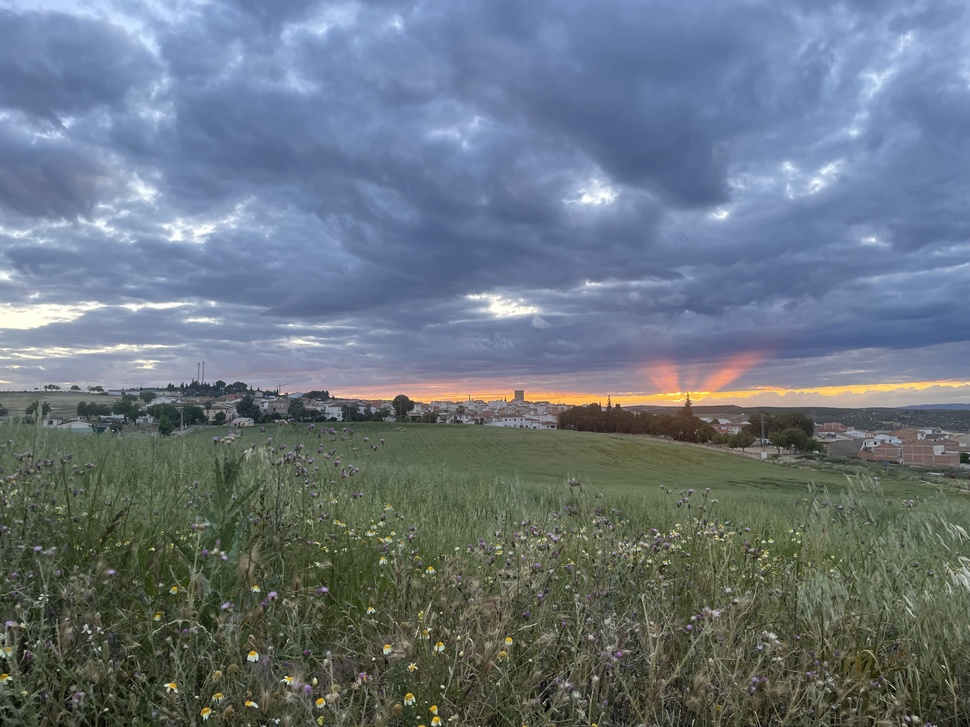
#> input picture ejercicioscapitulo2/imagen.jpg, 970 x 727 px, shrunk from 4032 x 3024 before the run
$ python rotarimagenarbitrario.py
#> lines starting #> are read from the running program, lines starting #| are printed output that depends on the picture
#rotarimagenarbitrario.py
import cv2
import matplotlib.pyplot as plt
img = cv2.imread('imagen.jpg')
#> img is the input picture: shape (727, 970, 3); mean B, G, R 127.4, 117, 105.8
# Configurar la rotación
angulo = 45  # grados (sentido antihorario)
(h, w) = img.shape[:2]
#> h = 727; w = 970
(cX, cY) = (w // 2, h // 2) # Centro de la imagen
#> cX = 485; cY = 363
# Calcular la matriz de rotación 2D
M = cv2.getRotationMatrix2D((cX, cY), angulo, 1.0)
# Aplicar la transformación (Warp Affine)
img_rotada = cv2.warpAffine(img, M, (w, h))
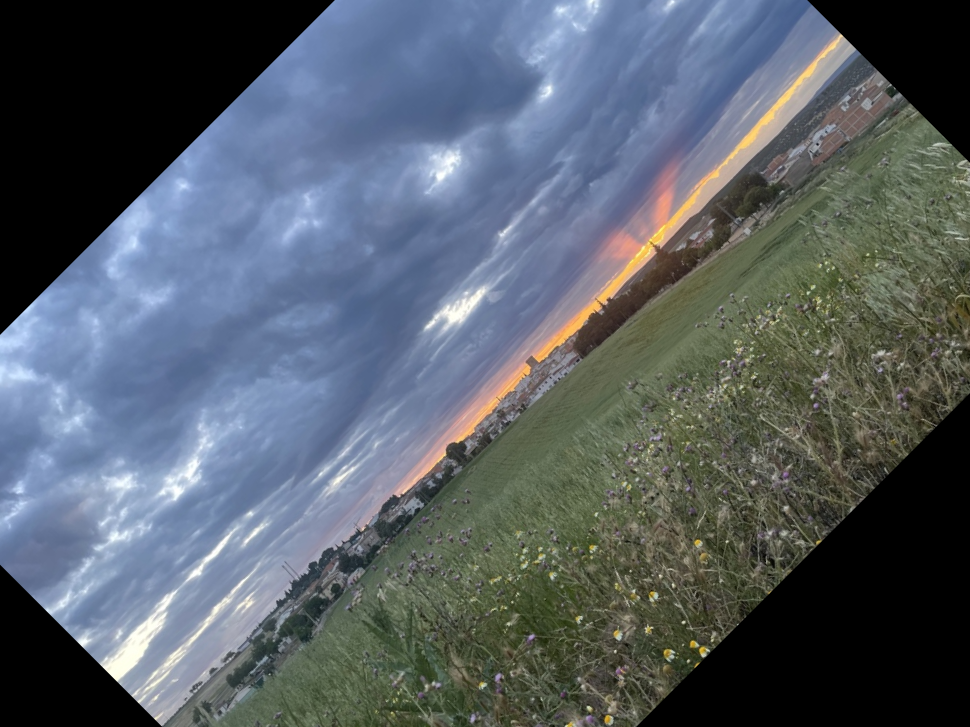
#> img_rotada: shape (727, 970, 3); mean B, G, R 103.3, 95.2, 86.8
fig, (ax1, ax2) = plt.subplots(1, 2, figsize=(14, 7))
ax1.imshow(cv2.cvtColor(img, cv2.COLOR_BGR2RGB))
ax1.set_title('Original')
ax1.axis('off')
ax2.imshow(cv2.cvtColor(img_rotada, cv2.COLOR_BGR2RGB))
ax2.set_title(f'Rotada {angulo} grados')
ax2.axis('off')
plt.tight_layout()
plt.show()
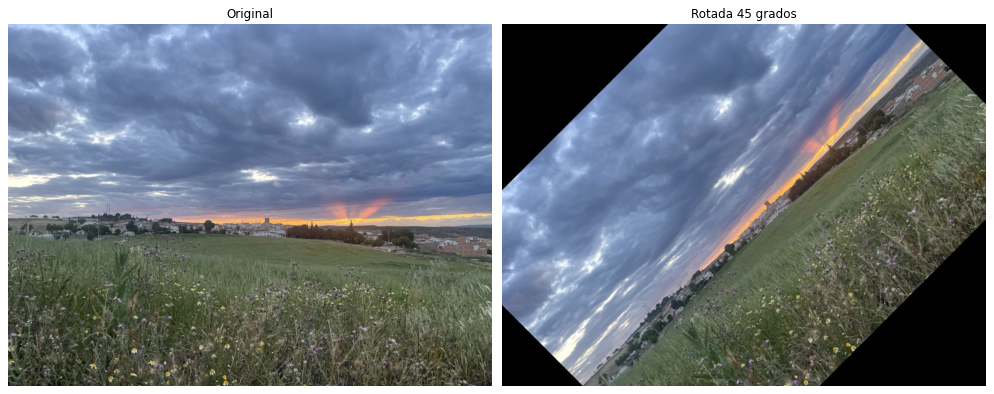
#> figure drawn by matplotlib, 2 panels
